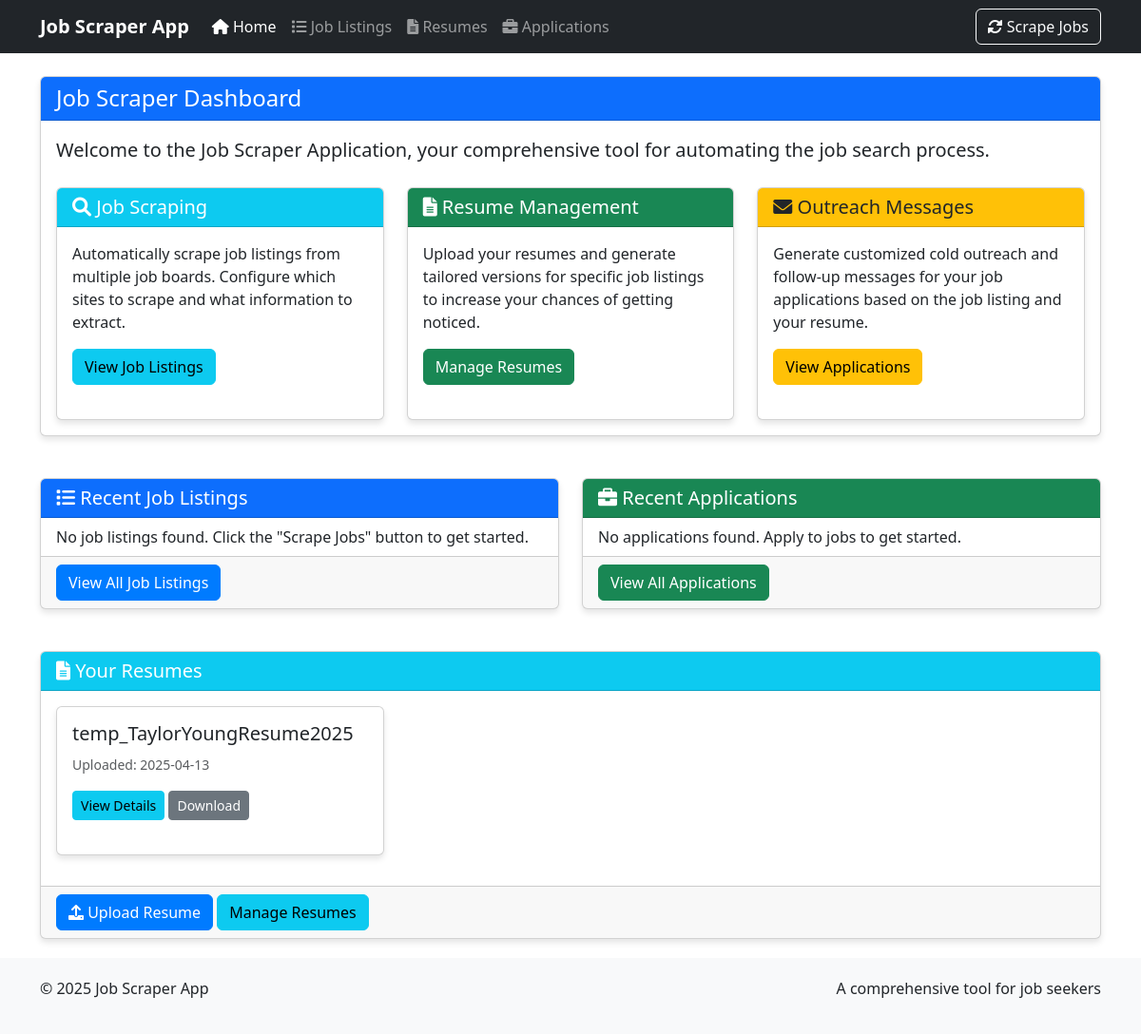
Before: / with the older database file.
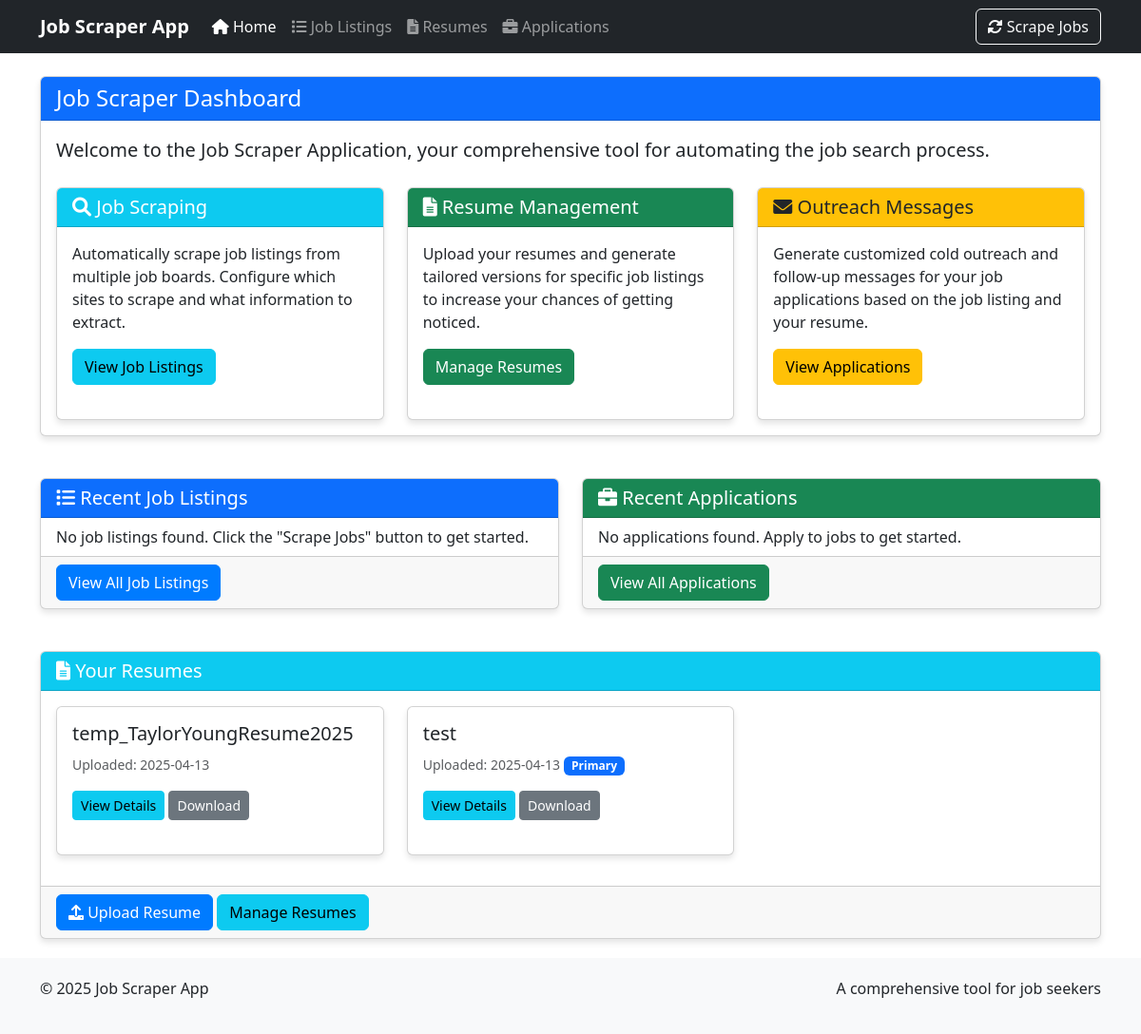
After: the same page with the newer database file.
### job_scraper_app/database/setup.py (models this page shows, shortened)
class Resume(Base):
    __tablename__ = 'resumes'
    id = Column(Integer, primary_key=True)
    name = Column(String(255), nullable=False)
    file_path = Column(String(512), nullable=False)
    content_text = Column(Text)
    upload_date = Column(DateTime, default=datetime.utcnow)
    is_primary = Column(Boolean, default=False)
    tailored_resumes = relationship("TailoredResume", back_populates="base_resume", cascade="all, delete-orphan")

### run_flask_app.py (the view)
@app.route('/')
def index():
    session = Session()
    try:
        job_listings = session.query(JobListing).order_by(JobListing.scraped_date.desc()).limit(10).all()
        job_applications = session.query(JobApplication).order_by(JobApplication.application_date.desc()).limit(5).all()
        resumes = session.query(Resume).all()
        return render_template('index.html',
                              job_listings=job_listings,
                              job_applications=job_applications,
                              resumes=resumes)
    finally:
        session.close()

### job_scraper_app/ui/templates/index.html (shortened to what this page needs)
{% extends "base.html" %}
{% block content %}
<div class="row">
    <div class="col-md-12">
        <div class="card">
            <div class="card-header bg-primary text-white">
                <h1 class="h4 mb-0">Job Scraper Dashboard</h1>
            </div>
            <div class="card-body">
                <p class="lead">Welcome to the Job Scraper Application, your comprehensive tool for automating the job search process.</p>
                <div class="row mt-4">
                    <div class="col-md-4">
                        <div class="card h-100">
                            <div class="card-header bg-info text-white">
                                <h5 class="mb-0"><i class="fas fa-search"></i> Job Scraping</h5>
                            </div>
                            <div class="card-body">
                                <p>Automatically scrape job listings from multiple job boards. Configure which sites to scrape and what information to extract.</p>
                                <a href="{{ url_for('job_listings') }}" class="btn btn-info">View Job Listings</a>
                            </div>
                        </div>
                    </div>
                    <div class="col-md-4">
                        <div class="card h-100">
                            <div class="card-header bg-success text-white">
                                <h5 class="mb-0"><i class="fas fa-file-alt"></i> Resume Management</h5>
                            </div>
                            <div class="card-body">
                                <p>Upload your resumes and generate tailored versions for specific job listings to increase your chances of getting noticed.</p>
                                <a href="{{ url_for('resumes') }}" class="btn btn-success">Manage Resumes</a>
                            </div>
                        </div>
                    </div>
                    <div class="col-md-4">
                        <div class="card h-100">
                            <div class="card-header bg-warning text-dark">
                                <h5 class="mb-0"><i class="fas fa-envelope"></i> Outreach Messages</h5>
                            </div>
                            <div class="card-body">
                                <p>Generate customized cold outreach and follow-up messages for your job applications based on the job listing and your resume.</p>
                                <a href="{{ url_for('applications') }}" class="btn btn-warning">View Applications</a>
                            </div>
                        </div>
                    </div>
                </div>
            </div>
        </div>
    </div>
</div>
<div class="row mt-4">
    <div class="col-md-6">
        <div class="card">
            <div class="card-header bg-primary text-white">
                <h2 class="h5 mb-0"><i class="fas fa-list"></i> Recent Job Listings</h2>
            </div>
            <div class="card-body p-0">
                <div class="list-group list-group-flush">
                    {% if job_listings %}
                        {% for job in job_listings %}
                            <a href="{{ url_for('job_listing', job_id=job.id) }}" class="list-group-item list-group-item-action">
                                <div class="d-flex w-100 justify-content-between">
                                    <h5 class="mb-1">{{ job.title }}</h5>
                                    <small>{{ job.scraped_date.strftime('%Y-%m-%d') }}</small>
                                </div>
                                <p class="mb-1">{{ job.company_name }}</p>
                                <small>
                                    {% if job.location %}
                                        <i class="fas fa-map-marker-alt"></i> {{ job.location }}
                                    {% endif %}
                                    {% if job.job_type %}
                                        <i class="fas fa-briefcase"></i> {{ job.job_type }}
                                    {% endif %}
                                    <i class="fas fa-globe"></i> {{ job.source_site }}
                                </small>
                            </a>
                        {% endfor %}
                    {% else %}
                        <div class="list-group-item">
                            <p class="mb-0">No job listings found. Click the "Scrape Jobs" button to get started.</p>
                        </div>
                    {% endif %}
                </div>
            </div>
            <div class="card-footer">
                <a href="{{ url_for('job_listings') }}" class="btn btn-primary">View All Job Listings</a>
            </div>
        </div>
    </div>
    <div class="col-md-6">
        <div class="card">
            <div class="card-header bg-success text-white">
                <h2 class="h5 mb-0"><i class="fas fa-briefcase"></i> Recent Applications</h2>
            </div>
            <div class="card-body p-0">
                <div class="list-group list-group-flush">
                    {% if job_applications %}
                        {% for application in job_applications %}
                            <a href="{{ url_for('application', application_id=application.id) }}" class="list-group-item list-group-item-action">
                                <div class="d-flex w-100 justify-content-between">
                                    <h5 class="mb-1">{{ application.job_listing.title }}</h5>
                                    <small>{{ application.application_date.strftime('%Y-%m-%d') }}</small>
                                </div>
                                <p class="mb-1">{{ application.job_listing.company_name }}</p>
                                <small>
                                    <span class="badge bg-{{ 'success' if application.status == 'applied' else 'warning' if application.status == 'pending' else 'info' }}">
                                        {{ application.status }}
                                    </span>
                                    {% if application.resume %}
                                        <i class="fas fa-file-alt"></i> {{ application.resume.name }}
                                    {% endif %}
                                </small>
                            </a>
                        {% endfor %}
                    {% else %}
                        <div class="list-group-item">
                            <p class="mb-0">No applications found. Apply to jobs to get started.</p>
                        </div>
                    {% endif %}
                </div>
            </div>
            <div class="card-footer">
                <a href="{{ url_for('applications') }}" class="btn btn-success">View All Applications</a>
            </div>
        </div>
    </div>
</div>
<div class="row mt-4">
    <div class="col-md-12">
        <div class="card">
            <div class="card-header bg-info text-white">
                <h2 class="h5 mb-0"><i class="fas fa-file-alt"></i> Your Resumes</h2>
            </div>
            <div class="card-body">
                {% if resumes %}
                    <div class="row">
                        {% for resume in resumes %}
                            <div class="col-md-4 mb-3">
                                <div class="card h-100">
                                    <div class="card-body">
                                        <h5 class="card-title">{{ resume.name }}</h5>
                                        <p class="card-text">
                                            <small class="text-muted">Uploaded: {{ resume.upload_date.strftime('%Y-%m-%d') }}</small>
                                            {% if resume.is_primary %}
                                                <span class="badge bg-primary">Primary</span>
                                            {% endif %}
                                        </p>
                                        <a href="{{ url_for('resume', resume_id=resume.id) }}" class="btn btn-sm btn-info">View Details</a>
                                        <a href="{{ url_for('download_file', filename=resume.file_path.split('/')[-1]) }}" class="btn btn-sm btn-secondary">Download</a>
                                    </div>
                                </div>
                            </div>
                        {% endfor %}
                    </div>
                {% else %}
                    <p>No resumes found. Upload a resume to get started.</p>
                {% endif %}
            </div>
            <div class="card-footer">
                <button type="button" class="btn btn-primary" data-bs-toggle="modal" data-bs-target="#uploadResumeModal">
                    <i class="fas fa-upload"></i> Upload Resume
                </button>
                <a href="{{ url_for('resumes') }}" class="btn btn-info">Manage Resumes</a>
            </div>
        </div>
    </div>
</div>
{% endblock %}

### job_scraper_app/ui/templates/base.html (shortened to what this page needs)
<!DOCTYPE html>
<html lang="en">
<head>
    <link href="https://cdn.jsdelivr.net/npm/bootstrap@5.3.0-alpha1/dist/css/bootstrap.min.css" rel="stylesheet">
    <link rel="stylesheet" href="https://cdnjs.cloudflare.com/ajax/libs/font-awesome/6.0.0/css/all.min.css">
</head>
<body>
    <nav class="navbar navbar-expand-lg navbar-dark bg-dark fixed-top">
        <div class="container">
            <a class="navbar-brand" href="{{ url_for('index') }}">Job Scraper App</a>
            <div class="collapse navbar-collapse" id="navbarNav">
                <ul class="navbar-nav me-auto">
                    <li class="nav-item">
                        <a class="nav-link {% if request.path == url_for('index') %}active{% endif %}" href="{{ url_for('index') }}">
                            <i class="fas fa-home"></i> Home
                        </a>
                    </li>
                    <li class="nav-item">
                        <a class="nav-link {% if request.path == url_for('job_listings') %}active{% endif %}" href="{{ url_for('job_listings') }}">
                            <i class="fas fa-list"></i> Job Listings
                        </a>
                    </li>
                    <li class="nav-item">
                        <a class="nav-link {% if request.path == url_for('resumes') %}active{% endif %}" href="{{ url_for('resumes') }}">
                            <i class="fas fa-file-alt"></i> Resumes
                        </a>
                    </li>
                    <li class="nav-item">
                        <a class="nav-link {% if request.path == url_for('applications') %}active{% endif %}" href="{{ url_for('applications') }}">
                            <i class="fas fa-briefcase"></i> Applications
                        </a>
                    </li>
                </ul>
                <form class="d-flex" action="{{ url_for('scrape') }}" method="post">
                    <button class="btn btn-outline-light" type="submit">
                        <i class="fas fa-sync-alt"></i> Scrape Jobs
                    </button>
                </form>
            </div>
        </div>
    </nav>
    <div class="container content mt-4">
        {% block content %}{% endblock %}
    </div>
    <footer class="footer">
        <div class="container">
            <div class="row">
                <div class="col-md-6">
                    <p>&copy; 2025 Job Scraper App</p>
                </div>
                <div class="col-md-6 text-end">
                    <p>A comprehensive tool for job seekers</p>
                </div>
            </div>
        </div>
    </footer>
</body>
</html>

### job_scraper_app/ui/templates/base.html (style rules this page uses)
body { padding-top: 56px; min-height: 100vh; display: flex; flex-direction: column; }
.content { flex: 1; }
.footer { margin-top: auto; padding: 20px 0; background-color: #f8f9fa; }
.navbar-brand { font-weight: bold; }
.card { margin-bottom: 20px; box-shadow: 0 4px 6px rgba(0, 0, 0, 0.1); }
.card-header { font-weight: bold; }
.btn-primary { background-color: #007bff; border-color: #007bff; }

Changed rows visible on the page:
added Resume: name "test", upload_date "2025-04-13", is_primary "Primary"
